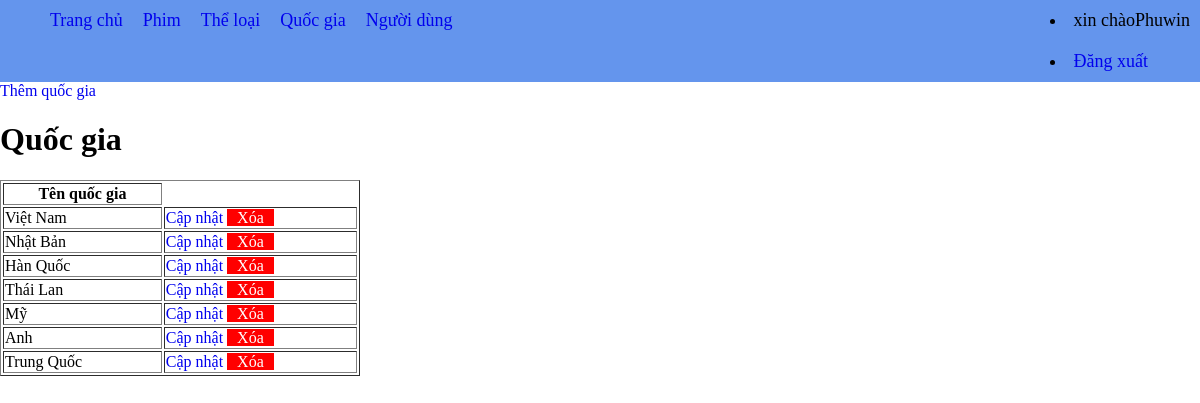
The app's page /Buoi2/index.php?page_layout=quocgia (signed in) with its own data.
### tables this page shows
CREATE TABLE IF NOT EXISTS quoc_gia(
    id INT PRIMARY KEY AUTO_INCREMENT,
    ten_quoc_gia VARCHAR(50)
);

### Buoi2/quocGia/quocgia.php (the view, shortened to what this page needs)
<!DOCTYPE html>
<html lang="en">
<head>
</head>
<body>
    <div class="quoc-gia">
    <div class= "container">
        <div style="display: flex; justify-content: space-between; align-items:center;">
            <a class="btn them" href="index.php?page_layout=themquocgia">Thêm quốc gia</a>
        </div>
        <h1>Quốc gia</h1>
        <table border=1>
            <tr>
                <th>Tên quốc gia</th>
            </tr>
            <?php
                include("connect.php");
                $sql = "SELECT * FROM `quoc_gia` WHERE 1";
                $result = mysqli_query($conn, $sql);
                while($row = mysqli_fetch_array($result)){
            ?>
            <tr>
                <td><?php echo $row["ten_quoc_gia"] ?></td>
                <td class="chac-nang">
                    <a class="btn sua" href="index.php?page_layout=capnhatquocgia&id=<?php echo $row["id"] ?>">Cập nhật</a>
                    <a class="btn xoa" href="index.php?page_layout=xoaquocgia&id=<?php echo $row["id"] ?>">Xóa</a>
                </td>
            </tr>
            <?php } ?>
        </table>
    </div>
    </div>
</body>
</html>

### Buoi2/index.php (style rules this page uses)
body { margin: 0; }
a { text-decoration: none; }

### Buoi2/quocGia/quocgia.php (style rules this page uses)
table { width: 30%; }
.xoa { padding:0 10px; color: white; background: red; }

### records on screen
quoc_gia: ten_quoc_gia "Việt Nam"
quoc_gia: ten_quoc_gia "Nhật Bản"
quoc_gia: ten_quoc_gia "Hàn Quốc"
quoc_gia: ten_quoc_gia "Thái Lan"
quoc_gia: ten_quoc_gia "Mỹ"
quoc_gia: ten_quoc_gia "Anh"
quoc_gia: ten_quoc_gia "Trung Quốc"

### other values on screen
$_SESSION["username"] "Phuwin"
